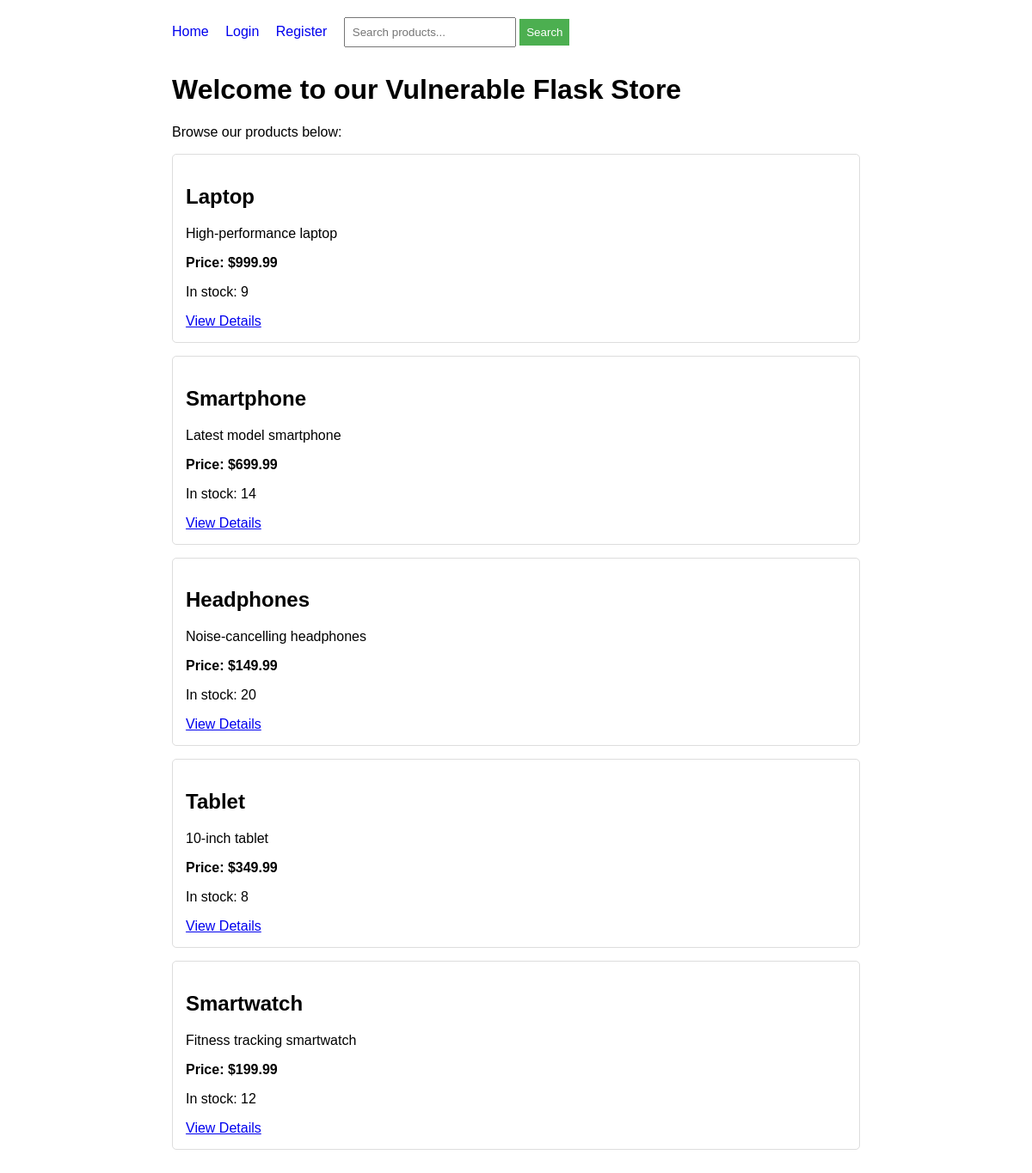
The page / on the database its author committed.
### tables this page shows
CREATE TABLE products (
        id INTEGER PRIMARY KEY,
        name TEXT,
        description TEXT,
        price REAL,
        stock INTEGER
    );

### app.py (the view)
@app.route('/')
def index():
    conn = get_db()
    products = conn.execute('SELECT * FROM products').fetchall()
    conn.close()
    return render_template('index.html', products=products)

### app.py (called while the page is built)
def get_db():
    conn = sqlite3.connect('store.db')
    conn.row_factory = sqlite3.Row
    return conn

### templates/index.html (shortened to what this page needs)
{% extends "base.html" %}
{% block content %}
<h1>Welcome to our Vulnerable Flask Store</h1>
<p>Browse our products below:</p>
{% for product in products %}
<div class="product-card">
    <h2>{{ product.name }}</h2>
    <p>{{ product.description }}</p>
    <p><strong>Price: ${{ product.price }}</strong></p>
    <p>In stock: {{ product.stock }}</p>
    <a href="{{ url_for('product_detail', product_id=product.id) }}">View Details</a>
</div>
{% endfor %}
{% endblock %}

### templates/base.html (shortened to what this page needs)
<!DOCTYPE html>
<html lang="en">
<head>
</head>
<body>
    <div class="container">
        <nav>
            <a href="{{ url_for('index') }}">Home</a>
            {% if session.get('user_id') %}
            <a href="{{ url_for('orders') }}">My Orders</a>
            <a href="{{ url_for('update_profile') }}">Profile</a>
            {% if session.get('is_admin') %}
            <a href="{{ url_for('admin_panel') }}">Admin Panel</a>
            {% endif %}
            <a href="{{ url_for('logout') }}">Logout ({{ session.get('username') }})</a>
            {% else %}
            <a href="{{ url_for('login') }}">Login</a>
            <a href="{{ url_for('register') }}">Register</a>
            {% endif %}
            <form action="{{ url_for('search') }}" method="get" style="display: inline;">
                <input type="text" name="q" placeholder="Search products..." style="width: 200px;">
                <button type="submit" style="width: auto;">Search</button>
            </form>
        </nav>
        {% block content %}{% endblock %}
    </div>
</body>
</html>

### templates/base.html (style rules this page uses)
body { font-family: Arial, sans-serif; margin: 0; padding: 20px; }
nav { margin-bottom: 20px; }
nav a { margin-right: 15px; text-decoration: none; }
.container { max-width: 800px; margin: 0 auto; }
.product-card { border: 1px solid #ddd; padding: 15px; margin-bottom: 15px; border-radius: 5px; }
form { margin-bottom: 20px; }
input, textarea, button { margin-bottom: 10px; padding: 8px; width: 100%; box-sizing: border-box; }
button { background-color: #4CAF50; color: white; border: none; cursor: pointer; }

### rows shown on the page
products: name "Laptop", description "High-performance laptop", price "999.99", stock "9"
products: name "Smartphone", description "Latest model smartphone", price "699.99", stock "14"
products: name "Headphones", description "Noise-cancelling headphones", price "149.99", stock "20"
products: name "Tablet", description "10-inch tablet", price "349.99", stock "8"
products: name "Smartwatch", description "Fitness tracking smartwatch", price "199.99", stock "12"
